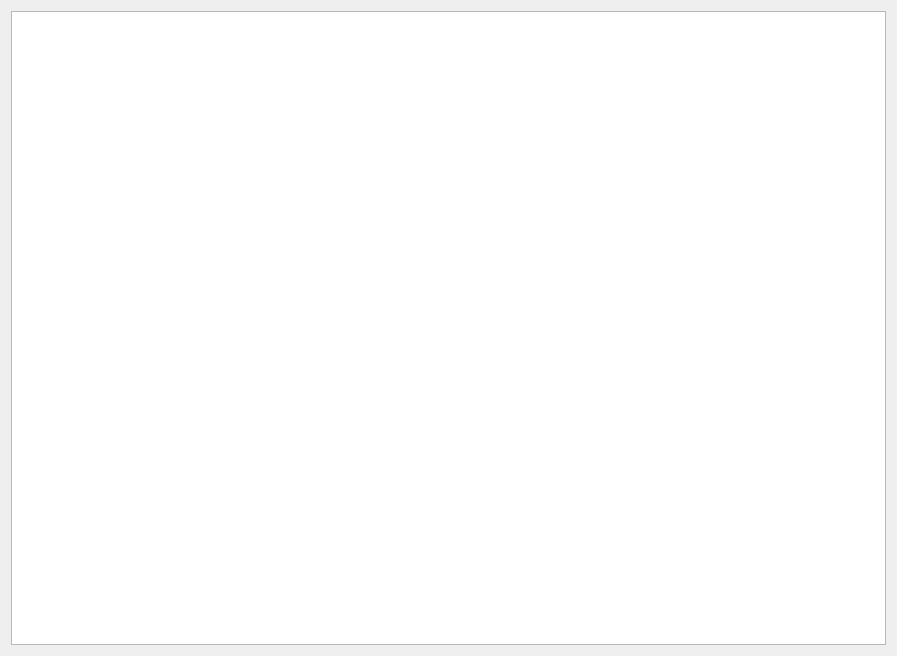
<?xml version="1.0" encoding="UTF-8"?>
<ui version="4.0">
 <class>Dialog</class>
 <widget class="QDialog" name="Dialog">
  <property name="geometry">
   <rect>
    <x>0</x>
    <y>0</y>
    <width>897</width>
    <height>656</height>
   </rect>
  </property>
  <property name="windowTitle">
   <string>Dialog</string>
  </property>
  <layout class="QGridLayout" name="gridLayout">
   <item row="0" column="0">
    <widget class="QTableView" name="tableView"/>
   </item>
  </layout>
 </widget>
 <resources/>
 <connections/>
</ui>
